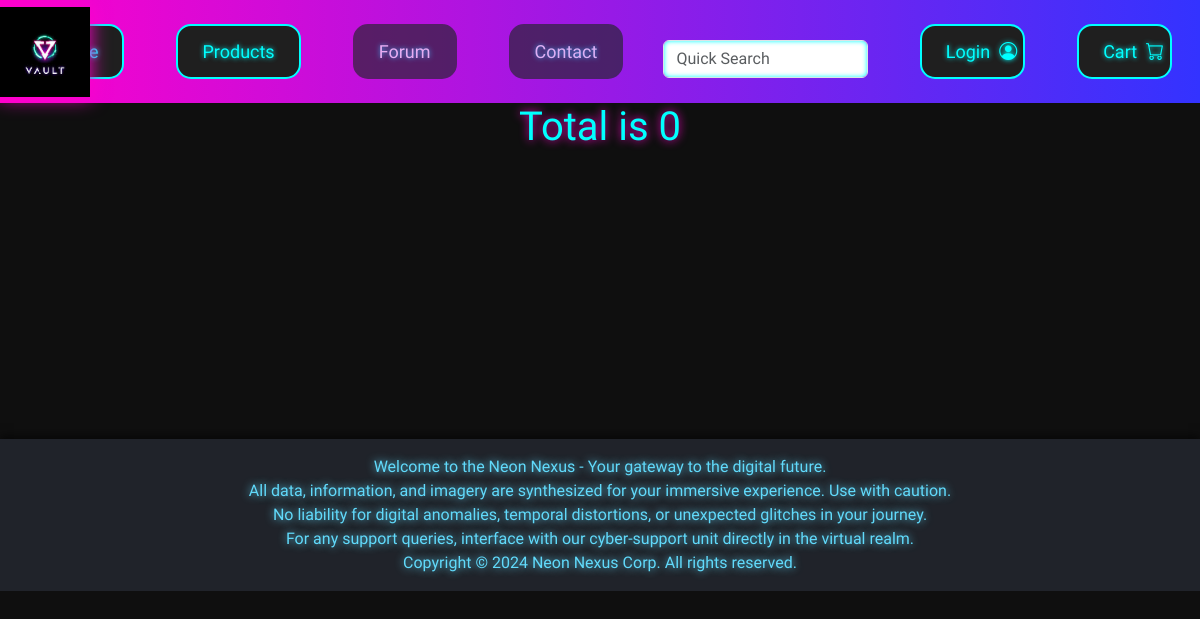
Before: /cart/ with the older database file.
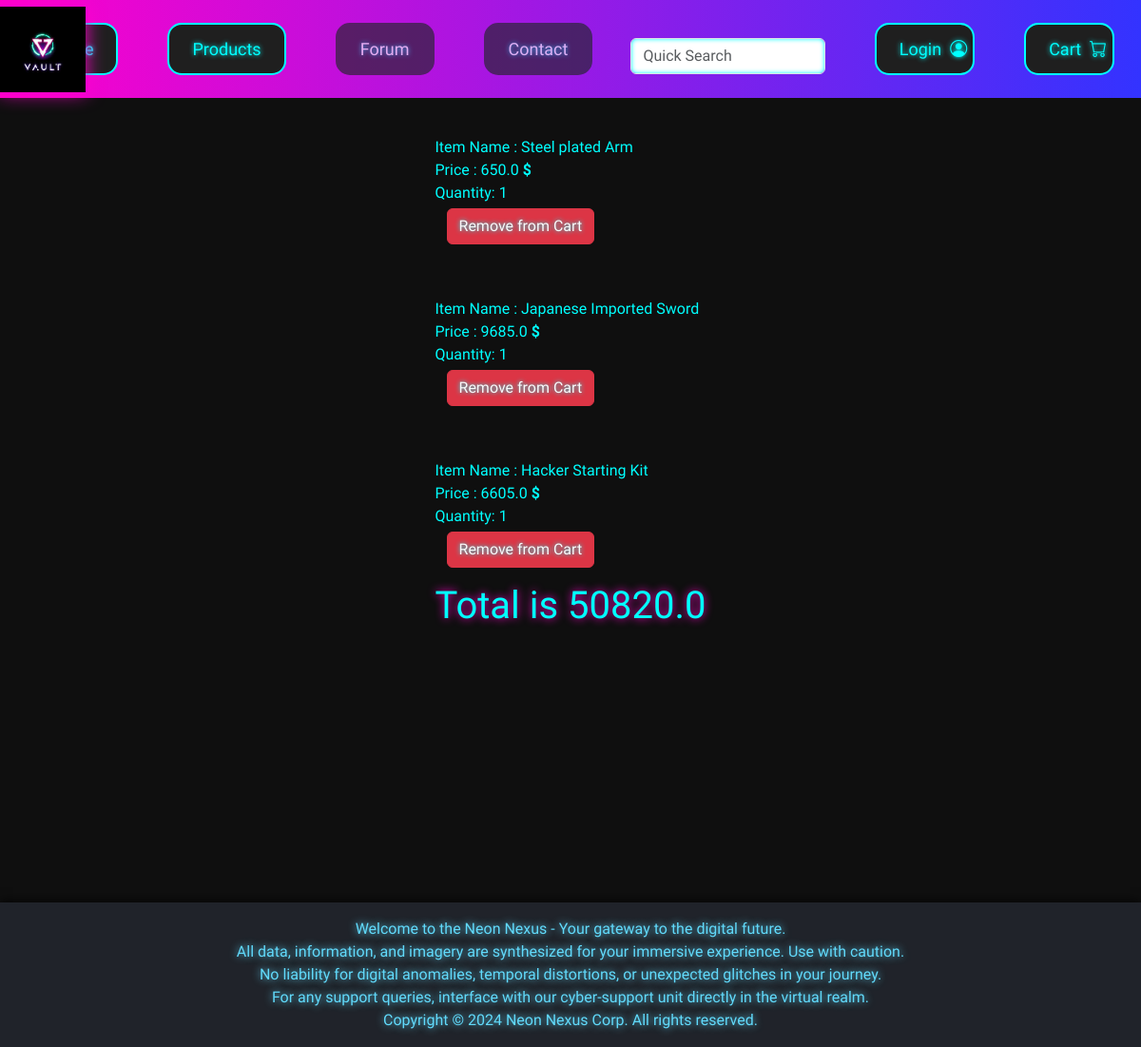
After: the same page with the newer database file.
### products/models.py (models this page shows, shortened)
class CheckoutCart (models.Model):
    item = models.ForeignKey(Product,on_delete=models.CASCADE)
    quantity = models.IntegerField(default=0)

class Product(models.Model):
    productName = models.CharField(max_length=50)
    productPrice = models.FloatField()
    productGrade = models.ForeignKey(Grade,on_delete=models.CASCADE)
    productCategory = models.ForeignKey(Category,on_delete=models.CASCADE)
    productImage = models.ImageField(upload_to='static/images/productImages',default='static/images/placeholder_item.png')

### products/views.py (the view)
# urls.py: path('cart/' , views.cart , name = "cart"),
def cart(request):
    checkoutCart = CheckoutCart.objects.all()
    total = 0
    for product in checkoutCart:
        total += sum(product.item.productPrice * item.quantity for item in checkoutCart)
    values = {
        'checkoutCart' : checkoutCart,
        'total' : total
    }
    return render(request,'products/cart.html',values)

### products/templates/products/cart.html
{% extends "base.html" %}
{% load static %}
{% block extra_css %}
    <link rel="stylesheet" href="{% static 'css/products.css' %}">
{% endblock %}
{% block content %}
{% for item in checkoutCart %}
    <div id="productDescription" class="">
        <br>
            Item Name : {{item.item.productName}}<br>
            Price : {{item.item.productPrice}}
            <span class="fw-bold">$</span><br>
            Quantity: {{item.quantity}}<br>
            <button type="submit" class="btn btn-danger mt-1">
            <a class="text-decoration-none text-light" href="{% url 'products:remove_product' item.item.id %}">Remove from Cart</a>
        </button>
    </div>
{% endfor %}
<h1>Total is {{total}}</h1>
{% endblock%}

Changed rows visible on the page:
added CheckoutCart: item.productName "Steel plated Arm", item.productPrice "650.0", quantity "1"
added CheckoutCart: item.productName "Japanese Imported Sword", item.productPrice "9685.0", quantity "1"
added CheckoutCart: item.productName "Hacker Starting Kit", item.productPrice "6605.0", quantity "1"
Other visible differences:
{{ total }}: "0" → "50820.0"
